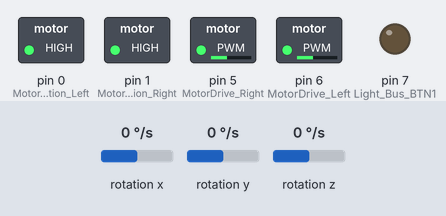
This sketch was run on a simulated Arduino Uno, built with avr-gcc and run on an emulated ATmega328P. On the bench: switched loads named in the sketch (green lamp = pin HIGH), output pins drawn as LEDs (lit = HIGH). Wiring (inferred from the names in the program): L3G4200D gyroscope at I2C address 0x6B. Dashed ring = blinking. Inputs (shaded band) come from the test bench; at power-on: rotation z 0 °/s, rotation x 0 °/s, rotation y 0 °/s.

Above: at 1.2 s.
1.3 s: rotation z set to -3 °/s
At 3.04 s:
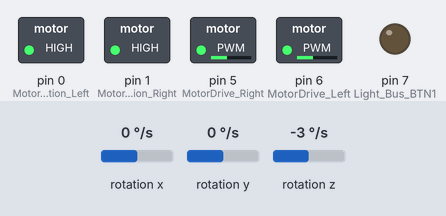
Timing chart, 0 to 10.3 s (numbered marks = the images above; inputs shaded):
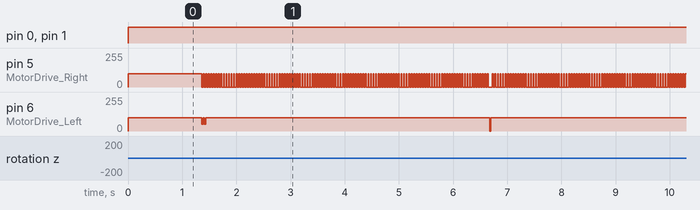

Measured:
- the behaviour switches between -1 and -2 °/s on rotation z (found by bisection; images 0 and 1)
- after the input at 1.3 s, pin 5 (MotorDrive_Right): alternates 100/255 for 0.02 s and 0/255 for 0.03 s, starting after 0.06 s

The sketch:

Straight.ino
```cpp
#include <Arduino_FreeRTOS.h>
#include <Adafruit_NeoPixel.h>
#include "ci2c.h"

#define TURN_ANGLE    88 // 87 sometimes seems to work better, other times 88
#define CYCLES_SINCE_CORRECTION_THRESHOLD  100

// For LED Pixels
#define Light_Bus_BTN1 7 //for 6 neo pixel RGB

#define NUM_PIXELS 6

#define EYE_LEFT 5
#define EYE_RIGHT 4
#define BODY_TOP 3
#define BODY_BOTTOM 2
#define TAIL_TOP 0
#define TAIL_BOTTOM 1

// For motors
#define MotorDirection_Right 1
#define MotorDirection_Left 0
#define MotorDrive_Left 6
#define MotorDrive_Right 5

// For gyro
#define    L3GD20_REGISTER_WHO_AM_I             0x0F   // 11010100   r
#define   L3GD20_REGISTER_CTRL_REG1            0x20   // 00000111   rw
#define   L3GD20_REGISTER_CTRL_REG2            0x21   // 00000000   rw
#define   L3GD20_REGISTER_CTRL_REG3            0x22   // 00000000   rw
#define   L3GD20_REGISTER_CTRL_REG4            0x23   // 00000000   rw
#define   L3GD20_REGISTER_CTRL_REG5            0x24   // 00000000   rw
#define   L3GD20_REGISTER_REFERENCE            0x25   // 00000000   rw
#define   L3GD20_REGISTER_OUT_TEMP             0x26   //            r
#define   L3GD20_REGISTER_STATUS_REG           0x27   //            r
#define   L3GD20_REGISTER_OUT_X_L              0x28   //            r
#define   L3GD20_REGISTER_OUT_X_H              0x29   //            r
#define   L3GD20_REGISTER_OUT_Y_L              0x2A   //            r
#define   L3GD20_REGISTER_OUT_Y_H              0x2B   //            r
#define   L3GD20_REGISTER_OUT_Z_L              0x2C   //            r
#define   L3GD20_REGISTER_OUT_Z_H              0x2D   //            r
#define   L3GD20_REGISTER_FIFO_CTRL_REG        0x2E   // 00000000   rw
#define   L3GD20_REGISTER_FIFO_SRC_REG         0x2F   //            r
#define   L3GD20_REGISTER_INT1_CFG             0x30   // 00000000   rw
#define   L3GD20_REGISTER_INT1_SRC             0x31   //            r
#define   L3GD20_REGISTER_TSH_XH               0x32   // 00000000   rw
#define   L3GD20_REGISTER_TSH_XL               0x33   // 00000000   rw
#define   L3GD20_REGISTER_TSH_YH               0x34   // 00000000   rw
#define   L3GD20_REGISTER_TSH_YL               0x35   // 00000000   rw
#define   L3GD20_REGISTER_TSH_ZH               0x36   // 00000000   rw
#define   L3GD20_REGISTER_TSH_ZL               0x37   // 00000000   rw
#define   L3GD20_REGISTER_INT1_DURATION        0x38   // 00000000   rw

#define L3GD20_SENSITIVITY_250DPS  (0.00875F)      // Roughly 22/256 for fixed point match

#define   GYRO_ADDRESS  0x6B

// Some global variables
bool isTurning = false; // These first two are used to keep track of if we're going straight or turning, defaults to straight.
bool isDrivingStraight = false;

bool isAvoidingObstacle = false; // Follow the avoidance code if this is true.
bool isObstacle = false; // Keep track of if there is an obstacle in the way
uint8_t cyclesSinceCorrectionLeft = 0;
uint8_t cyclesSinceCorrectionRight = 0;
uint8_t cyclesSinceCorrectionStraight = 0;

Adafruit_NeoPixel myPixels = Adafruit_NeoPixel(NUM_PIXELS, Light_Bus_BTN1, NEO_GRB + NEO_KHZ800); // for LEDs

float gyroAngle = 0; // For gyro
int16_t gyroDegrees = 0;
uint8_t gyroLoopCount = 0;
I2C_SLAVE gyro; // Gyroscope I2C object

// Struct to hold PID controller parameters.
struct PID {
  int8_t kp;          // Proportional gain
  int8_t ki;          // Integral gain
  int8_t kd;          // Derivative gain
  int8_t integral;    // Growing integral value
  int8_t error;       // Previous error value for derivative
  int8_t dt;          // Run/sampling interval time/rate
  int8_t minimum;     // Minimum allowed output
  int8_t maximum;     // Maximum allowed output
};

typedef struct {
  int16_t angle; // degrees of desired heading
  uint8_t distance; // desired distance in centimeters
  bool isTurn;
} directionData;

int16_t directionDataAngle;
uint8_t directionDataDistance;
directionData directions[8];


// Define tasks
void TaskTurn(void *pvParameters); // Turn
void TaskDriveStraight(void *pvParameters); // Go straight
void TaskControl(void *pvParameters);   // Control the robot by triggering the other tasks.
void TaskGyro(void *pvParameters); // Update gyro degrees

// Helper functions

// Initialize pixels
void SetupPixels() {
  // Use lights
  pinMode(Light_Bus_BTN1,OUTPUT);
  digitalWrite(Light_Bus_BTN1, LOW);
}

// Set pixel color
void SetPixelRGB(int Pixel, int Red, int Green, int Blue){
  //while(xSemaphoreTake(ledSemaphore, (TickType_t) 10) == pdFALSE) {} // Wait on semaphore
  myPixels.setPixelColor(Pixel, myPixels.Color(Red,Green,Blue));
  //xSemaphoreGive(ledSemaphore); // Release the semaphore

}

// Refresh pixel colors to set ones
void RefreshPixels(){
  //while(xSemaphoreTake(ledSemaphore, (TickType_t) 10) == pdFALSE) {} // Wait on semaphore
  myPixels.show();
  //xSemaphoreGive(ledSemaphore); // Release the semaphore
}

// Initialize motors
void SetupMotors() {
  // Motors begin
  pinMode(MotorDirection_Left, OUTPUT);
  pinMode(MotorDirection_Right, OUTPUT);
  analogWrite(MotorDrive_Left,0);
  analogWrite(MotorDrive_Right,0);
}

// Drive motors
void Motors(int16_t LeftMotor, int16_t RightMotor) {
  //while(xSemaphoreTake(motorSemaphore, (TickType_t) 10) == pdFALSE) {} // Wait on semaphore
  // Had some logic to bound the speeds to the min/max.
  // I removed this since not needed since I know the bounds.
  // Also got rid of the use of the global motor speed variables.
  if(LeftMotor<0){
    digitalWrite(MotorDirection_Left,0);
  } else {
    digitalWrite(MotorDirection_Left,1);
  }
  if(RightMotor<0){
    digitalWrite(MotorDirection_Right,0);
  } else {
    digitalWrite(MotorDirection_Right,1);
  }

  analogWrite(MotorDrive_Left,abs(LeftMotor));
  analogWrite(MotorDrive_Right,abs(RightMotor));
  //xSemaphoreGive(motorSemaphore); // Release the semaphore
}

// Get the degrees from the gyro
int16_t GetDegrees() {
  //while(xSemaphoreTake(gyroSemaphore, (TickType_t) 10) == pdFALSE) {} // Wait on semaphore
  //return (int16_t)(gyroAngle * 9.0); // This scale factor gets it to the angle in degrees in integer
  return (int16_t)(gyroAngle / 2.0);
  //xSemaphoreGive(gyroSemaphore); // Release the semaphore
}

// Read a byte over I2C, helper function
uint8_t i2cRead8(uint8_t reg) {
  uint8_t out[1];
  I2C_read(&gyro, reg, &out[0], 1); // read 1 byte at reg into out
  return out[0];
}

// Write a byte over I2C, helper function
void i2cWrite8(uint8_t reg, uint8_t value) {
  uint8_t in[1];
  in[0] = value;
  I2C_write(&gyro, reg, &in[0], 1); // write 1 byte from in into reg
}

// Initalize gyro
void GyroSetup() {
  I2C_init(I2C_FM); // init I2C bus

  // Initialize the gyro
  //while(xSemaphoreTake(gyroSemaphore, (TickType_t) 10) == pdFALSE) {} // Wait on semaphore
  I2C_slave_init(&gyro, GYRO_ADDRESS, I2C_8B_REG);
  uint8_t id = i2cRead8(L3GD20_REGISTER_WHO_AM_I); // get ID, for testing
  i2cWrite8(L3GD20_REGISTER_CTRL_REG1, 0x0F); // Normal mode, enable all three channels
  i2cWrite8(L3GD20_REGISTER_CTRL_REG4, 0x00); // Make sure it's 250 dps resolution
  //xSemaphoreGive(gyroSemaphore); // Release the semaphore
  //Serial.print("ID: ");
  //Serial.println(id);
}

// Check for obstacle based on PID controller corrections not moving, return true if obstacle, otherwise false.
bool checkForObstacle() {
  if(isAvoidingObstacle) {
    return false; // Already handling it, so no obstacle.
  }
  if(isObstacle) {
    return true;
  }
  if(cyclesSinceCorrectionStraight >= CYCLES_SINCE_CORRECTION_THRESHOLD ||
        cyclesSinceCorrectionLeft >= CYCLES_SINCE_CORRECTION_THRESHOLD ||
        cyclesSinceCorrectionRight >= CYCLES_SINCE_CORRECTION_THRESHOLD) {
    cyclesSinceCorrectionStraight = 0;
    cyclesSinceCorrectionLeft = 0;
    cyclesSinceCorrectionRight = 0;
    return true; // Obstacle
  }
  return false; // No obstacle
}

// Setup the tasks
void taskSetup() {
  // Create tasks
  xTaskCreate(
    TaskGyro, // task function
    (const portCHAR *)"Gyro", // task name string
    150, // stack size
    NULL, // nothing
    3, // Priority, 0 is lowest
    NULL); // nothing

  xTaskCreate(
    TaskDriveStraight, // task function
    (const portCHAR *)"DriveStraight", // task name string
    150, // stack size
    NULL, // nothing
    2, // Priority, 0 is lowest
    NULL); // nothing
}

void setup() {
  GyroSetup();
  SetupPixels();
  SetupMotors();
  //Serial.begin(9600); // For debugging
  //Serial.println("Setup");
  //Serial.println("Starting tasks");
    taskSetup(); // Setup the tasks

    directionDataAngle = 0;
    isDrivingStraight = true;
    directionDataDistance = 200;


}

void loop() {}

// task code
void TaskDriveStraight(void *pvParameters) {
  (void) pvParameters;
   // Task setup here (like set a pin mode)
   // Task loop here
   uint8_t straightLoopCounter = 0;
   while(1) { /* begin task loop */
    if(isDrivingStraight) { /* begin if driving straight */
      SetPixelRGB( 4, 0, 0, 255); // set the lights to green
      SetPixelRGB( 5, 0, 0, 255);
      RefreshPixels();
      PID pid = (PID){.kp=50, .ki=0, .kd=0, .integral=0, .error=0, .dt=50, .minimum=-100, .maximum=100}; // setup the PID controller
      Motors(0,0); // Make sure the motors have stopped before doing anything (todo: maybe a small delay?)
      //ZeroNavigation();
      //SimpleGyroNavigation(); // Pull sensors
      int16_t setHeading = directionDataAngle;
      while(isDrivingStraight) { /* begin driving straight loop */
        //SimpleGyroNavigation();  // Pull sensors
        int16_t currentHeading = GetDegrees();
        int16_t output = CalculatePID(setHeading, currentHeading, &pid); // Get control output
        int16_t headingDiff = currentHeading - setHeading; // Figure out if we need to move left or right, and control motors based on that
        // Runs the motors for 20ms at the control output value to drive towards the set point.
        if(headingDiff > 0) { // Left
          Motors(0,(int)abs(output));
          cyclesSinceCorrectionStraight++;
          cyclesSinceCorrectionLeft = 0;
          cyclesSinceCorrectionRight++;
          SetPixelRGB( 3, 255, 0, 0);
          RefreshPixels();
          vTaskDelay(30 / portTICK_PERIOD_MS);
        } else if(headingDiff < 0) { // Right
          Motors((int)abs(output), 0);
          cyclesSinceCorrectionStraight++;
          cyclesSinceCorrectionLeft++;
          cyclesSinceCorrectionRight = 0;
          SetPixelRGB( 3, 0, 255, 0);
          RefreshPixels();
          vTaskDelay(30 / portTICK_PERIOD_MS);
        } else {
          cyclesSinceCorrectionStraight = 0;
          cyclesSinceCorrectionLeft++;
          cyclesSinceCorrectionRight++;
          SetPixelRGB( 3, 0, 0, 255);
          RefreshPixels();
        }
        isObstacle = checkForObstacle();

        Motors(100, 100);  // Drive the motor straight for 30ms to progress forward. The control part above will correct any errors
        straightLoopCounter++; // Keep track of the number of straight driving runs, and change modes back to a turn after 80
        // This can be used to control how long the sides of the square/rectangle are, at least sort of, it isn't quite perfect.
        // Originally I did a fixed run time before changing modes (in a third task), but had some issues with inconsistency from it sometimes being
        // stopped when it was turning right or left to correct the straight line driving, this guarantees that it always stops at the same spot,
        // and doesn't require that I disable interrupts or anything.
        SetPixelRGB( 4, 0, straightLoopCounter, 0);
        if(straightLoopCounter == directionDataDistance) {
          straightLoopCounter = 0;
          //cyclesSinceCorrectionStraight = 0;
          //cyclesSinceCorrectionLeft = 0;
          //cyclesSinceCorrectionRight = 0;
          Motors(0,0);
          SetPixelRGB( 3, 0, 0, 0);
          SetPixelRGB( 4, 0, 0, 0);
          SetPixelRGB( 5, 0, 0, 0);
          RefreshPixels();
          //isDrivingStraight = false; // Change modes
        }


        vTaskDelay(20 / portTICK_PERIOD_MS); // Drive the motors straight for 30ms
      } /* end driving straight loop */
    } /* end if driving straight */
    vTaskDelay(250 / portTICK_PERIOD_MS); // Schedule to run every 250ms (this runs when the task is idle, not going straight)
   } /* end task loop */
}

// task code
void TaskGyro(void *pvParameters) {
  (void) pvParameters;
   // Task setup here (like set a pin mode)
   // Task loop here
   while(1) { /* begin task loop */

    uint8_t xhi, xlo, ylo, yhi, zlo, zhi;
    uint8_t out[6];
    float gyroValue = 0;
    //while(xSemaphoreTake(gyroSemaphore, (TickType_t) 10) == pdFALSE) {} // Wait on semaphore
    I2C_read(&gyro, (L3GD20_REGISTER_OUT_X_L | 0x80), &out[0], 6); // read six bytes for position data
    zlo = out[4];
    zhi = out[5];
    gyroValue = (int16_t)(zlo | (zhi << 8)) * L3GD20_SENSITIVITY_250DPS; // scale the value
    if(abs(gyroValue) >= 1.0) { // noise floor
      gyroAngle += gyroValue / 100.0; // integrate the value
    }
      gyroLoopCount++;
      if(gyroLoopCount > 130) { // Handle drift, not perfect, but better than nothing
        gyroLoopCount = 0;
        gyroAngle -= 0.01;
      }
    //xSemaphoreGive(gyroSemaphore); // Release the semaphore
    SetPixelRGB( 2, 0, 0, GetDegrees());
    RefreshPixels();
    vTaskDelay(10 / portTICK_PERIOD_MS); // Schedule to run every 250ms, may need to lower this if there is a noticable pause in between switching the other tasks
   }
}
```

PID.ino
```cpp
// I broke the PID controller function into another file since the main file was getting a little big.

// Function to calculate PID output given set point, current value (process variable), and PID controller parameters.
// Based on this: https://gist.github.com/bradley219/5373998
int8_t CalculatePID(int16_t setPoint, int16_t processVariable, struct PID *pid) {
  // Error
  int16_t error = setPoint - processVariable;

  // Proportional
  int16_t proportionalOutput = pid->kp * error;

  // Integral
  pid->integral += error * pid->dt;
  int16_t integralOutput = pid->ki * pid->integral;

  // Derivative
  int16_t derivative = (error - pid->error) / pid->dt;
  int16_t derivativeOutput = pid->kd * derivative;

  // Output
  int16_t output = proportionalOutput + integralOutput + derivativeOutput;

  // Limit to minimum and maximum
  if(output > pid->maximum) {
    output = pid->maximum;
  } else if(output < pid->minimum) {
    output = pid->minimum;
  }

  // Save error for derivative
  pid->error = error;

  return (int8_t)output;
}
```

Source omitted: ci2c.c (15117 bytes), ci2c.h (9725 bytes)
